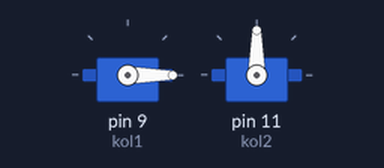
A sketch run on a simulated Arduino Leonardo, built with avr-gcc and run on an emulated ATmega32U4. Parts: 2 × servo.

Above: at 0.05 s.
At 3.4 s:
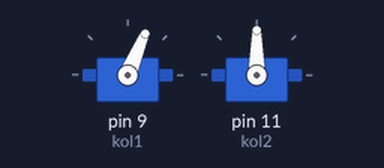
At 6.8 s:
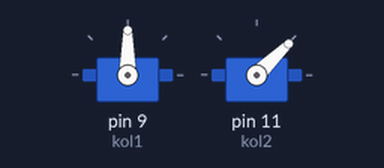
At 13.6 s:
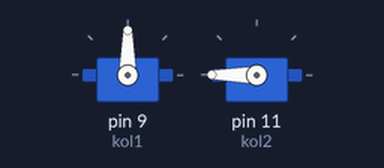
Timing chart, 0 to 17.7 s (numbered marks = the images above):
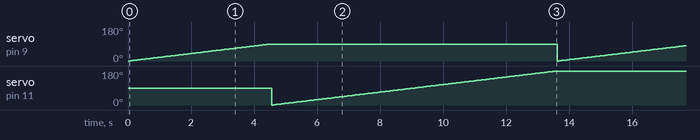

Measured:
- by itself, servo on pin 9 (kol1): ramps from 0° to 90° and jumps back, once every 13.6 s

The sketch:

Arduino__dev8.ino
```cpp
#include<Servo.h>
#include <Joystick.h>

Servo kol1;
Servo kol2;
const int pot_1=A5;
const int pot_2=A4;
int pos=0;

void setup()
{

  kol1.attach(9);
  kol2.attach(11);
}

void loop()
{
  for(int pos=0;pos<=90;pos=pos+1)
 {
   kol1.write(pos);
   delay(50);
 }
  for(int pos=0;pos<=180;pos=pos+1)
 {
   kol2.write(pos);
   delay(50);
 }
}
```
